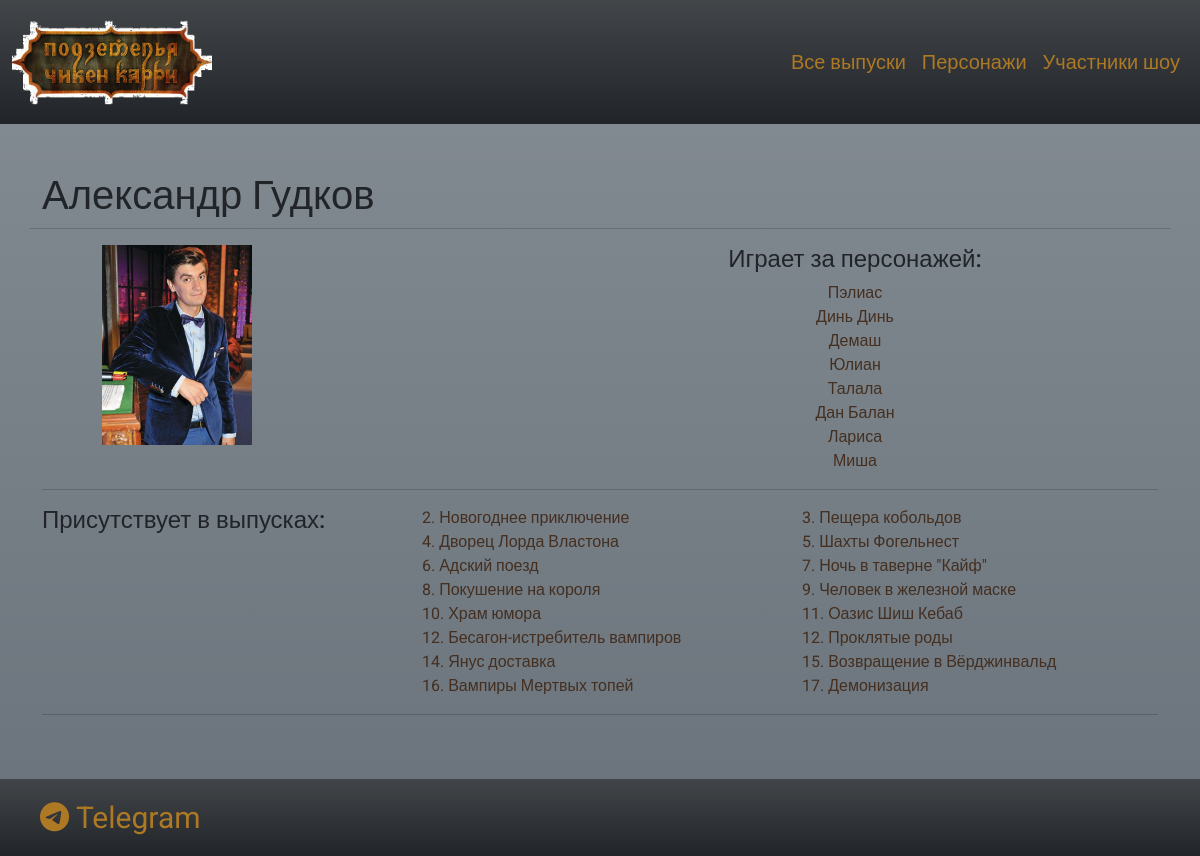
The app's page /gamers/3/, older data.
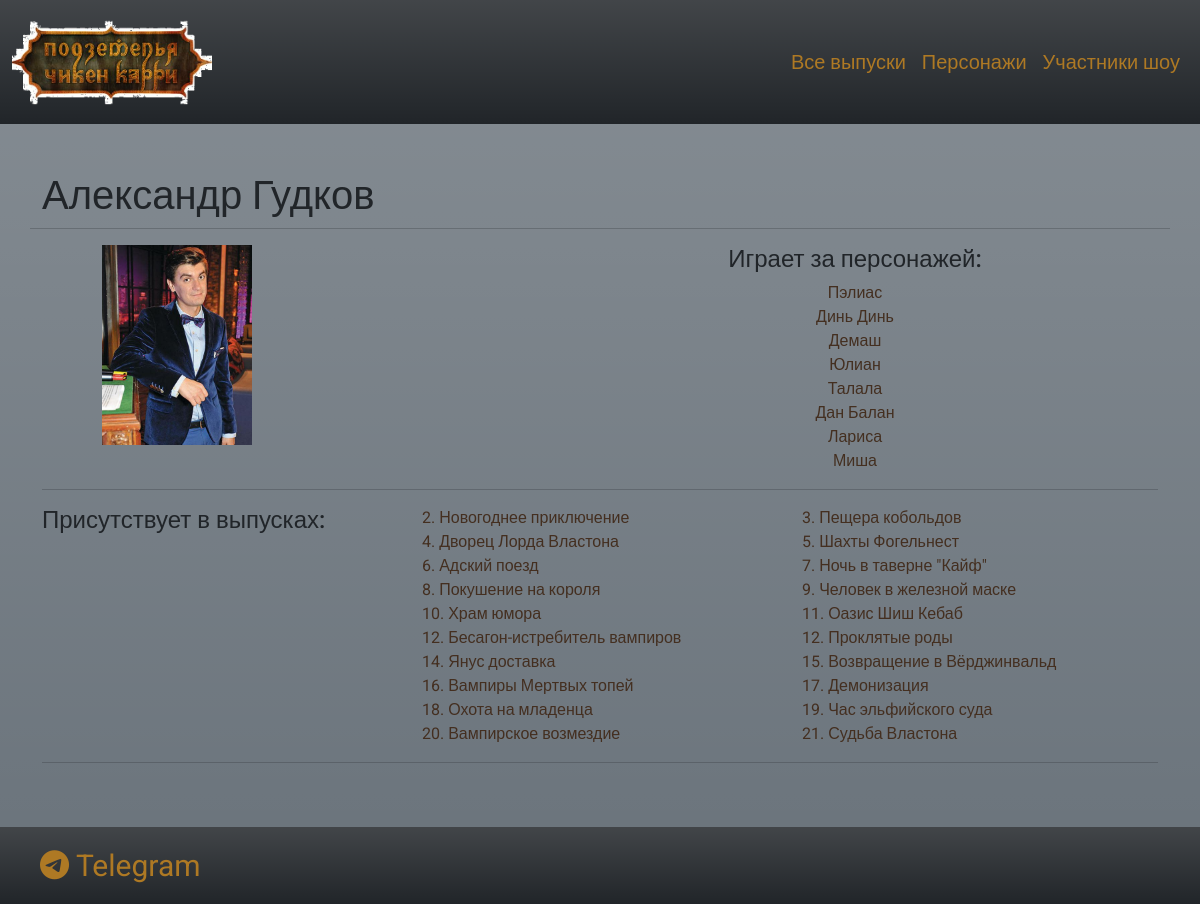
The same page, newer data.
### mysite/models.py (models this page shows, shortened)
class Personage(models.Model):
    name = models.CharField(max_length=30, blank=False, null=True, verbose_name='Имя персонажа')
    race = models.ForeignKey('Race', blank=True, null=True, on_delete=models.CASCADE, verbose_name='Раса')
    description = models.TextField(blank=False, null=True, verbose_name='Описание')
    power = models.IntegerField(blank=False, null=True, verbose_name='Сила')
    dexterity = models.IntegerField(blank=False, null=True, verbose_name='Ловкость')
    endurance = models.IntegerField(blank=False, null=True, verbose_name='Выносливость')
    wisdom = models.IntegerField(blank=False, null=True, verbose_name='Мудрость')
    intellect = models.IntegerField(blank=False, null=True, verbose_name='Интеллект')
    charisma = models.IntegerField(blank=False, null=True, verbose_name='Харизма')
    gamer = models.ForeignKey('Gamer', blank=True, null=True, on_delete=models.CASCADE, verbose_name='Игрок',
                              related_name='personages_list')
    image = models.ImageField(upload_to='personages', blank=True, null=True, verbose_name='Изображение персонажа')

class Release(models.Model):
    number = models.IntegerField(blank=False, verbose_name='Номер выпуска')
    title = models.CharField(max_length=50, blank=False, verbose_name='Название выпуска')
    annotation = models.TextField(blank=True, verbose_name='Аннотация')
    gamers = models.ManyToManyField('Gamer', verbose_name='Игроки')
    personages = models.ManyToManyField('Personage', verbose_name='Персонажи')
    line = models.ForeignKey('Storyline', blank=True, null=True, on_delete=models.CASCADE,
                             verbose_name='Сюжетная линия')
    url = models.URLField(max_length=150, blank=False, verbose_name='Ссылка')
    image = models.ImageField(upload_to='releases', blank=True, null=True, verbose_name='Афиша')
    def display_gamers(self):
        return ", ".join([gamer.name for gamer in self.gamers.all()])
    def display_personages(self):
        return ", ".join([personage.name for personage in self.personages.all()])
    display_gamers.short_description = 'Игроки'
    display_personages.short_description = 'Персонажи'

### mysite/views.py (the view)
# urls.py: path('gamers/<int:pk>/', GamerDetailView.as_view(), name='gamer_detail'),
class GamerDetailView(DetailView):
    model = Gamer
    template_name = 'gamer_detail.html'
    def get_context_data(self, **kwargs):
        context = super().get_context_data(**kwargs)
        gamer_id = self.kwargs.get('pk')
        context["releases"] = Release.objects.filter(gamers__pk=gamer_id).order_by('number')
        return context

### mysite/templates/gamer_detail.html (shortened to what this page needs)
{% extends 'base.html' %}
{% block content %}
<div class="container content">
    <div class="row row-cols-1">
        <div class="col">
            <h1>{{object.name}}</h1>
        </div>
        <hr>
        <div class="col">
            <div class="row row-cols-sm-2 row-cols-1  mx-5">
                <div class="col">
                    <img src="{{ object.image.url }}" class="" alt="{{ object.name }}">
                </div>
                <div class="col text-center ">
                    <div class="">
                            <h4>Играет за персонажей: </h4>
                    </div>
                    <div class="row row-cols-1  mx-5">
                        {% for personage in object.personages.all %}
                            <div class="col">
                                <a class="text-decoration-none text-center " href='/personages/{{ personage.pk }}' >{{personage.name}}</a>
                            </div>
                        {% endfor %}
                    </div>
                </div>
            </div>
    </div>
    </div>
    <hr>
    <div class="col">
        <div class="row row-cols-1 row-cols-sm-2">
            <div class="col col-12 col-md-4">
                <h4>Присутствует в выпусках:</h4>
            </div>
            <div class="col col-12 col-md-8 ">
                <div class="row row-cols-1 row-cols-sm-2">
                    {% for release in releases %}
                    <div class="col">
                        <a class="text-decoration-none" href="/releases/{{release.pk}}">
                            {{release.number}}. {{release.title}}
                        </a>
                    </div>
                    {% endfor %}
                </div>
            </div>
        </div>
    </div>
    <hr>
</div>
{% endblock %}

Row changes from the older to the newer data that the page shows:
added Release: number "18", title "Охота на младенца"
added Release: number "19", title "Час эльфийского суда"
added Release: number "20", title "Вампирское возмездие"
added Release: number "21", title "Судьба Властона"
